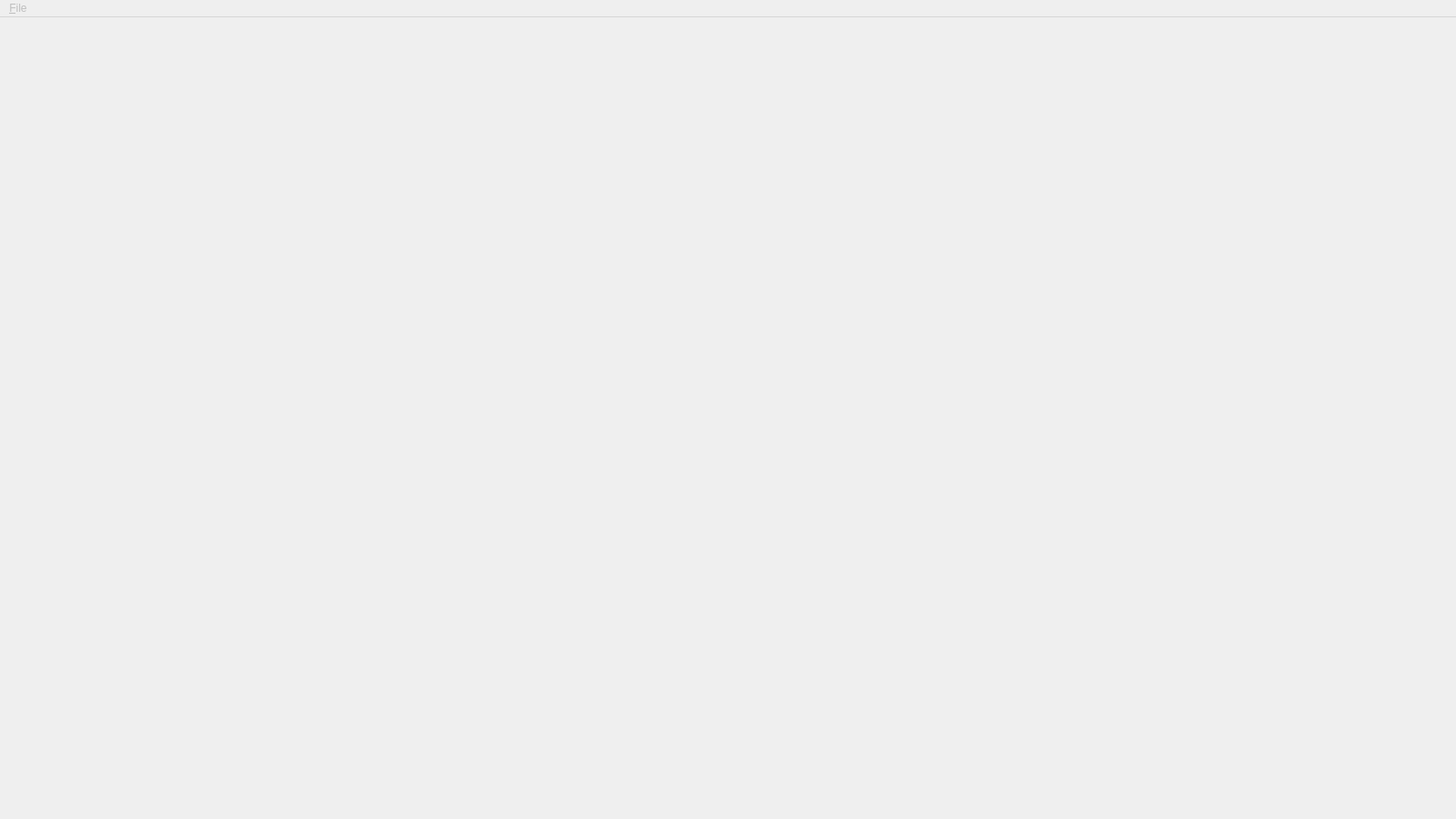
<?xml version="1.0" encoding="UTF-8"?>
<ui version="4.0">
 <class>MainWindow</class>
 <widget class="QMainWindow" name="MainWindow">
  <property name="geometry">
   <rect>
    <x>0</x>
    <y>0</y>
    <width>1600</width>
    <height>900</height>
   </rect>
  </property>
  <property name="windowTitle">
   <string>MainWindow</string>
  </property>
  <widget class="QWidget" name="centralwidget"/>
  <widget class="QMenuBar" name="menuBar">
   <property name="enabled">
    <bool>false</bool>
   </property>
   <property name="geometry">
    <rect>
     <x>0</x>
     <y>0</y>
     <width>1600</width>
     <height>25</height>
    </rect>
   </property>
   <widget class="QMenu" name="menu_File">
    <property name="title">
     <string>&amp;File</string>
    </property>
    <addaction name="action_Load_Segment"/>
    <addaction name="action_Save_Segment"/>
    <addaction name="actionClose_Segment"/>
    <addaction name="actionE_xit"/>
   </widget>
   <addaction name="menu_File"/>
  </widget>
  <action name="action_Load_Segment">
   <property name="text">
    <string>&amp;Load Segment</string>
   </property>
  </action>
  <action name="action_Save_Segment">
   <property name="text">
    <string>&amp;Save Segment</string>
   </property>
  </action>
  <action name="actionClose_Segment">
   <property name="text">
    <string>Close Segment</string>
   </property>
  </action>
  <action name="actionE_xit">
   <property name="text">
    <string>E&amp;xit</string>
   </property>
  </action>
 </widget>
 <resources/>
 <connections/>
</ui>
